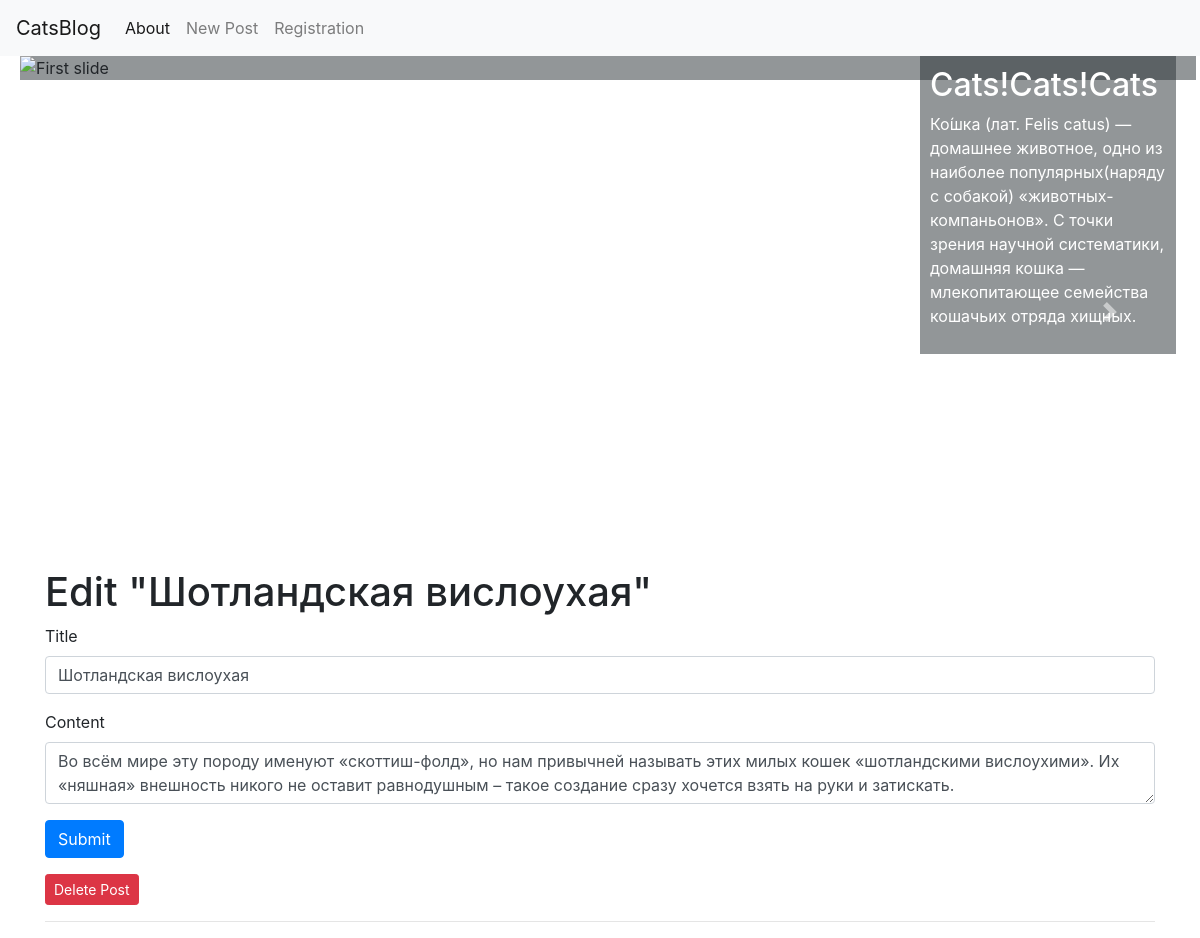
/2/edit, run on the app's committed database.
### tables this page shows
CREATE TABLE posts (
    id INTEGER PRIMARY KEY AUTOINCREMENT,
    created TIMESTAMP NOT NULL DEFAULT CURRENT_TIMESTAMP,
    title TEXT NOT NULL,
    likes INTEGER DEFAULT 0,
    content TEXT NOT NULL,
    comment TEXT NOT NULL
);

### app/views.py (the view, shortened to what this page needs)
@app.route('/<int:id>/edit', methods=('GET', 'POST'))
def edit(id):
    post = get_post(id)
    return render_template('edit.html', post=post)

### app/repositories.py (called while the page is built)
def get_db_connection():
    conn = sqlite3.connect('database.db')
    conn.row_factory = sqlite3.Row
    return conn

def get_post(post_id):
    conn = get_db_connection()
    post = conn.execute('SELECT * FROM posts WHERE id = ?',
                        (post_id,)).fetchone()
    conn.close()
    return post

### app/templates/edit.html (shortened to what this page needs)
{% extends 'base.html' %}
{% block content %}
<h1>{% block title %} Edit "{{ post['title'] }}" {% endblock %}</h1>
<form method="post">
    <div class="form-group">
        <label for="title">Title</label>
        <input type="text" name="title" placeholder="Post title"
               class="form-control"
               value="{{ request.form['title'] or post['title'] }}">
    </div>
    <div class="form-group">
        <label for="content">Content</label>
        <textarea name="content" placeholder="Post content"
                  class="form-control">{{ request.form['content'] or post['content'] }}</textarea>
    </div>
    <div class="form-group">
        <button type="submit" class="btn btn-primary">Submit</button>
    </div>
</form>
    <form action="{{ url_for('delete', id=post['id']) }}" method="POST">
        <input type="submit" value="Delete Post"
                class="btn btn-danger btn-sm"
                onclick="return confirm('Are you sure you want to delete this post?')">
    </form>
<hr>
{% endblock %}

### data on the page
posts: title "Шотландская вислоухая", content "Во всём мире эту породу именуют «скоттиш-фолд», но нам привычней называть этих милых кошек «шотландскими вислоухими». Их «няшная» внешность никого не оставит равнодушным – такое создание сразу хочется взять на руки и затискать."
